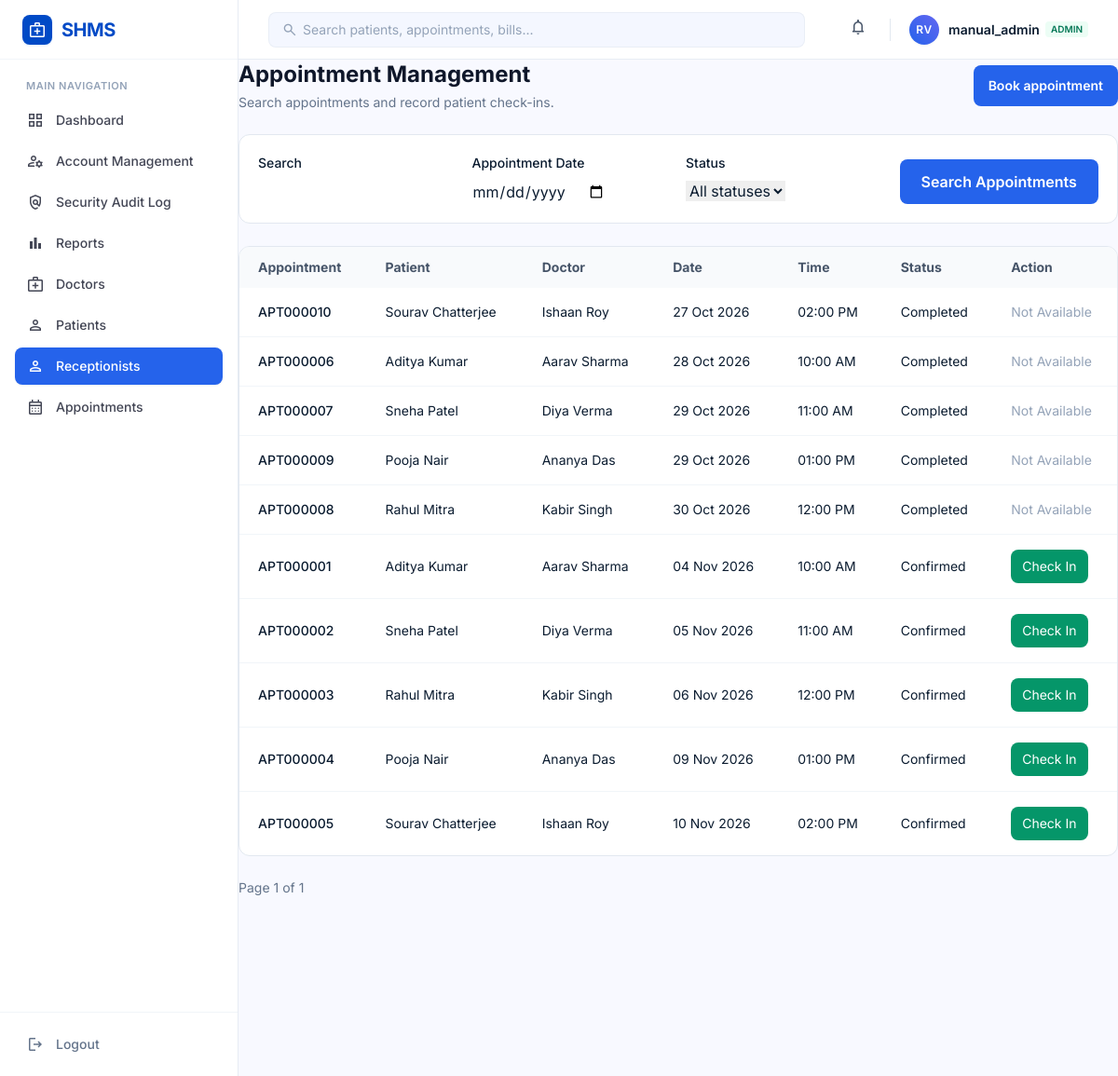
/receptionist/appointments/ (signed in), run on the app's committed database.
### accounts/models.py (models this page shows, shortened)
class User(AbstractUser):
    email = models.EmailField(unique=True)
    role = models.CharField(
        max_length=20,
        choices=UserRole.choices,
        default=UserRole.PATIENT,
    )
    phone_number = models.CharField(
        max_length=15,
        blank=True,
    )
    profile_picture = models.ImageField(
        upload_to="profile_pictures/",
        blank=True,
        null=True,
    )
    created_at = models.DateTimeField(
        auto_now_add=True,
    )
    updated_at = models.DateTimeField(
        auto_now=True,
    )
    objects = CustomUserManager()
    USERNAME_FIELD = "email"
    REQUIRED_FIELDS = ["username"]
    class Meta:
        db_table = "users"
        verbose_name = "User"
        verbose_name_plural = "Users"

### appointments/models.py (models this page shows, shortened)
class Appointment(models.Model):
    patient = models.ForeignKey(
        Patient,
        on_delete=models.CASCADE,
        related_name="appointments",
    )
    doctor = models.ForeignKey(
        Doctor,
        on_delete=models.CASCADE,
        related_name="appointments",
    )
    appointment_id = models.CharField(
        max_length=20,
        unique=True,
        blank=True,
    )
    appointment_date = models.DateField()
    appointment_time = models.TimeField()
    reason_for_visit = models.CharField(
        max_length=255,
    )
    status = models.CharField(
        max_length=20,
        choices=AppointmentStatus.choices,
        default=AppointmentStatus.SCHEDULED,
    )
    created_at = models.DateTimeField(
        auto_now_add=True,
    )
    updated_at = models.DateTimeField(
        auto_now=True,
    )
    checked_in_at = models.DateTimeField(
        null=True,
        blank=True,
        editable=False,
    )
    class Meta:
        db_table = "appointments"
        ordering = [
            "appointment_date",
            "appointment_time",
        ]
        constraints = [
            models.UniqueConstraint(
                fields=[
                    "doctor",
                    "appointment_date",
                    "appointment_time",
                ],
                condition=models.Q(
                    status__in=[
                        AppointmentStatus.SCHEDULED,
                        AppointmentStatus.CONFIRMED,
                    ]
                ),
                name="unique_active_doctor_appointment_slot",
            ),
        ]

### patients/models.py (models this page shows, shortened)
class Patient(models.Model):
    user = models.OneToOneField(
        settings.AUTH_USER_MODEL,
        on_delete=models.CASCADE,
        related_name="patient_profile",
    )
    patient_id = models.CharField(
        max_length=20,
        unique=True,
        blank=True,
    )
    date_of_birth = models.DateField()
    gender = models.CharField(
        max_length=10,
        choices=GenderChoices.choices,
    )
    blood_group = models.CharField(
        max_length=5,
        choices=BloodGroupChoices.choices,
    )
    emergency_contact = models.CharField(
        max_length=15,
    )
    address = models.TextField()
    city = models.CharField(
        max_length=100,
    )
    state = models.CharField(
        max_length=100,
    )
    pincode = models.CharField(
        max_length=10,
    )
    allergies = models.TextField(
        blank=True,
    )
    medical_history = models.TextField(
        blank=True,
    )
    created_at = models.DateTimeField(
        auto_now_add=True,
    )
    updated_at = models.DateTimeField(
        auto_now=True,
    )
    class Meta:
        db_table = "patients"
        verbose_name = "Patient"
        verbose_name_plural = "Patients"

### doctors/models.py (models this page shows, shortened)
class Doctor(models.Model):
    user = models.OneToOneField(
        settings.AUTH_USER_MODEL,
        on_delete=models.CASCADE,
        related_name="doctor_profile",
    )
    doctor_id = models.CharField(
        max_length=20,
        unique=True,
        blank=True,
    )
    specialization = models.CharField(
        max_length=50,
        choices=SpecializationChoices.choices,
    )
    qualification = models.CharField(
        max_length=200,
    )
    experience = models.PositiveIntegerField()
    consultation_fee = models.DecimalField(
        max_digits=8,
        decimal_places=2,
    )
    availability = models.CharField(
        max_length=20,
        choices=AvailabilityChoices.choices,
        default=AvailabilityChoices.AVAILABLE,
    )
    address = models.TextField()
    created_at = models.DateTimeField(
        auto_now_add=True,
    )
    updated_at = models.DateTimeField(
        auto_now=True,
    )
    class Meta:
        db_table = "doctors"
        ordering = [
            "doctor_id",
        ]
        verbose_name = "Doctor"
        verbose_name_plural = "Doctors"

### receptionist/views.py (the view, shortened to what this page needs)
@role_required(UserRole.ADMIN, UserRole.RECEPTIONIST)
def appointment_list(request):
    form = AppointmentSearchForm(
        request.GET or None,
    )
    appointments = (
        Appointment.objects
        .select_related(
            "patient__user",
            "doctor__user",
        )
    )
    appointments = appointments.order_by(
        "appointment_date",
        "appointment_time",
    )
    paginator = Paginator(
        appointments,
        10,
    )
    page_obj = paginator.get_page(
        request.GET.get("page"),
    )
    return render(
        request,
        "receptionist/appointments.html",
        {
            "form": form,
            "page_obj": page_obj,
        },
    )

### receptionist/forms.py (shortened to what this page needs)
class AppointmentSearchForm(forms.Form):
    search = forms.CharField(
        required=False,
        max_length=100,
        strip=True,
    )
    appointment_date = forms.DateField(
        required=False,
        widget=forms.DateInput(
            attrs={
                "type": "date",
            }
        ),
    )
    status = forms.ChoiceField(
        required=False,
        choices=[
            ("", "All statuses"),
            *Appointment._meta.get_field(
                "status"
            ).choices,
        ],
    )

### templates/receptionist/appointments.html (shortened to what this page needs)
{% extends "base.html" %}
{% block content %}
<div class="space-y-6">
    <div class="flex flex-wrap items-center justify-between gap-4">
    <div>
        <h1 class="text-2xl font-bold text-slate-900">
            Appointment Management
        </h1>
        <p class="mt-1 text-sm text-slate-500">
            Search appointments and record patient check-ins.
        </p>
    </div>
    <a href="{% url 'appointments:create' %}"
        class="rounded-lg bg-blue-600 px-4 py-3
                text-sm font-semibold text-white
                hover:bg-blue-700"
    >
        Book appointment
    </a>
    </div>
    <form
        method="get"
        class="grid grid-cols-1 gap-4 rounded-xl
               border border-slate-200 bg-white p-5
               md:grid-cols-4"
    >
        <div>
            <label class="mb-2 block text-sm font-medium">
                Search
            </label>
            {{ form.search }}
        </div>
        <div>
            <label class="mb-2 block text-sm font-medium">
                Appointment Date
            </label>
            {{ form.appointment_date }}
        </div>
        <div>
            <label class="mb-2 block text-sm font-medium">
                Status
            </label>
            {{ form.status }}
        </div>
        <div class="flex items-end">
            <button
                type="submit"
                class="w-full rounded-lg bg-blue-600 px-4 py-3
                       font-semibold text-white hover:bg-blue-700"
            >
                Search Appointments
            </button>
        </div>
    </form>
    <div class="overflow-x-auto rounded-xl border
                border-slate-200 bg-white">
        <table class="w-full text-left text-sm">
            <thead class="bg-slate-50 text-slate-600">
                <tr>
                    <th class="px-5 py-3">Appointment</th>
                    <th class="px-5 py-3">Patient</th>
                    <th class="px-5 py-3">Doctor</th>
                    <th class="px-5 py-3">Date</th>
                    <th class="px-5 py-3">Time</th>
                    <th class="px-5 py-3">Status</th>
                    <th class="px-5 py-3">Action</th>
                </tr>
            </thead>
            <tbody class="divide-y divide-slate-100">
                {% for appointment in page_obj %}
                    <tr>
                        <td class="px-5 py-4 font-medium">
                            {{ appointment.appointment_id }}
                        </td>
                        <td class="px-5 py-4">
                            {{ appointment.patient.user.get_full_name }}
                        </td>
                        <td class="px-5 py-4">
                            {{ appointment.doctor.user.get_full_name }}
                        </td>
                        <td class="px-5 py-4">
                            {{ appointment.appointment_date|date:"d M Y" }}
                        </td>
                        <td class="px-5 py-4">
                            {{ appointment.appointment_time|time:"h:i A" }}
                        </td>
                        <td class="px-5 py-4">
                            {% if appointment.checked_in_at %}
                                <span class="text-emerald-700">
                                    Checked In
                                </span>
                            {% else %}
                                {{ appointment.get_status_display }}
                            {% endif %}
                        </td>
                        <td class="px-5 py-4">
                            {% if appointment.checked_in_at %}
                                <span class="text-emerald-700">
                                    Already Checked In
                                </span>
                            {% elif appointment.status != "CANCELLED" and appointment.status != "COMPLETED" %}
                                <form
                                    method="post"
                                    action="{% url 'receptionist:check-in' appointment.pk %}"
                                >
                                    <button
                                        type="submit"
                                        class="rounded-lg bg-emerald-600
                                               px-3 py-2 text-white
                                               hover:bg-emerald-700"
                                    >
                                        Check In
                                    </button>
                                </form>
                            {% else %}
                                <span class="text-slate-400">
                                    Not Available
                                </span>
                            {% endif %}
                        </td>
                    </tr>
                {% endfor %}
            </tbody>
        </table>
    </div>
    <div class="flex items-center justify-between">
        <p class="text-sm text-slate-500">
            Page {{ page_obj.number }} of {{ page_obj.paginator.num_pages }}
        </p>
    </div>
</div>
{% endblock %}

### templates/includes/header.html (shortened to what this page needs)
<header
    class="sticky top-0 z-30 h-16 bg-surface-container-lowest/90 backdrop-blur-md border-b border-slate-200/80 px-4 sm:px-6 lg:px-8 flex items-center justify-between gap-4 no-print">
    <div class="flex items-center gap-3 flex-1 max-w-xl">
        <form action="{% url 'core:search' %}" class="relative w-full max-w-xl hidden sm:block" method="get" role="search">
            <span
                class="material-symbols-outlined absolute left-3.5 top-1/2 -translate-y-1/2 text-slate-400 text-[18px] pointer-events-none">search</span>
            <input
                class="w-full pl-9 pr-4 py-2 bg-surface-container-low/70 border border-slate-200/60 rounded-lg text-sm text-on-surface placeholder:text-slate-400 focus:outline-none focus:ring-2 focus:ring-primary/20 focus:border-primary transition-all"
                id="header-search" name="q" value="{{ request.GET.q|default:'' }}"
                maxlength="100" placeholder="Search patients, appointments, bills..." type="search" required />
        </form>
    </div>
    <div class="flex items-center gap-2 sm:gap-4">
        <div class="relative">
            <button aria-label="Notifications{% if unread_notification_count %}, {{ unread_notification_count }} unread{% endif %}"
                aria-controls="notification-panel" aria-expanded="false"
                data-notification-ids="{{ recent_activity_ids|join:',' }}"
                id="notification-button"
                class="relative p-2 rounded-lg text-slate-600 hover:bg-surface-container-low hover:text-on-surface transition-colors">
                <span class="material-symbols-outlined text-[20px]">notifications</span>
            </button>
        </div>
        <div class="flex items-center gap-2.5 pl-1">
            <div
                class="w-8 h-8 rounded-full bg-gradient-to-tr from-blue-600 to-indigo-500 text-white flex items-center justify-center font-semibold text-xs tracking-wider shadow-sm">
                RV
            </div>
            <div class="hidden sm:flex flex-col text-left leading-tight">
                <div class="flex items-center gap-1.5">
                    <span class="text-sm font-semibold text-on-surface">{{ user.get_full_name|default:user.username }}</span>
                    <span
                        class="px-1.5 py-0.5 rounded text-[10px] font-semibold bg-emerald-50 text-emerald-700">{{ user.role|default:"User" }}</span>
                </div>
            </div>
        </div>
    </div>
</header>

### data on the page
User: get_full_name "manual_admin", role "ADMIN"
Appointment: appointment_id "APT000010", patient.user.get_full_name "Sourav Chatterjee", doctor.user.get_full_name "Ishaan Roy", appointment_date "27 Oct 2026", appointment_time "02:00 PM", status "Completed", shows "Not Available"
Appointment: appointment_id "APT000006", patient.user.get_full_name "Aditya Kumar", doctor.user.get_full_name "Aarav Sharma", appointment_date "28 Oct 2026", appointment_time "10:00 AM", status "Completed", shows "Not Available"
Appointment: appointment_id "APT000007", patient.user.get_full_name "Sneha Patel", doctor.user.get_full_name "Diya Verma", appointment_date "29 Oct 2026", appointment_time "11:00 AM", status "Completed", shows "Not Available"
Appointment: appointment_id "APT000009", patient.user.get_full_name "Pooja Nair", doctor.user.get_full_name "Ananya Das", appointment_date "29 Oct 2026", appointment_time "01:00 PM", status "Completed", shows "Not Available"
Appointment: appointment_id "APT000008", patient.user.get_full_name "Rahul Mitra", doctor.user.get_full_name "Kabir Singh", appointment_date "30 Oct 2026", appointment_time "12:00 PM", status "Completed", shows "Not Available"
Appointment: appointment_id "APT000001", patient.user.get_full_name "Aditya Kumar", doctor.user.get_full_name "Aarav Sharma", appointment_date "04 Nov 2026", appointment_time "10:00 AM", status "Confirmed", shows "Check In"
Appointment: appointment_id "APT000002", patient.user.get_full_name "Sneha Patel", doctor.user.get_full_name "Diya Verma", appointment_date "05 Nov 2026", appointment_time "11:00 AM", status "Confirmed", shows "Check In"
Appointment: appointment_id "APT000003", patient.user.get_full_name "Rahul Mitra", doctor.user.get_full_name "Kabir Singh", appointment_date "06 Nov 2026", appointment_time "12:00 PM", status "Confirmed", shows "Check In"
Appointment: appointment_id "APT000004", patient.user.get_full_name "Pooja Nair", doctor.user.get_full_name "Ananya Das", appointment_date "09 Nov 2026", appointment_time "01:00 PM", status "Confirmed", shows "Check In"
Appointment: appointment_id "APT000005", patient.user.get_full_name "Sourav Chatterjee", doctor.user.get_full_name "Ishaan Roy", appointment_date "10 Nov 2026", appointment_time "02:00 PM", status "Confirmed", shows "Check In"

### other printed values
{{ page_obj.number }} "1"
{{ page_obj.paginator.num_pages }} "1"
